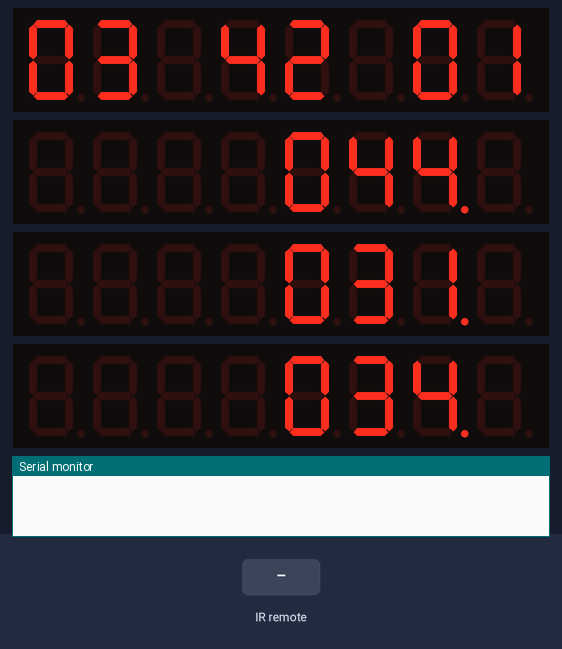
This sketch was run on a simulated Arduino Uno, built with avr-gcc and run on an emulated ATmega328P. Parts: 4 × 8-digit seven-segment display, the last lines printed to the serial monitor. The inputs (shaded band) are chosen by the test bench. The local clock reads 2024-03-15 10:24:30 at power-on unless the sketch sets it.

Above: at 0.1 s.
At 1.2 s:
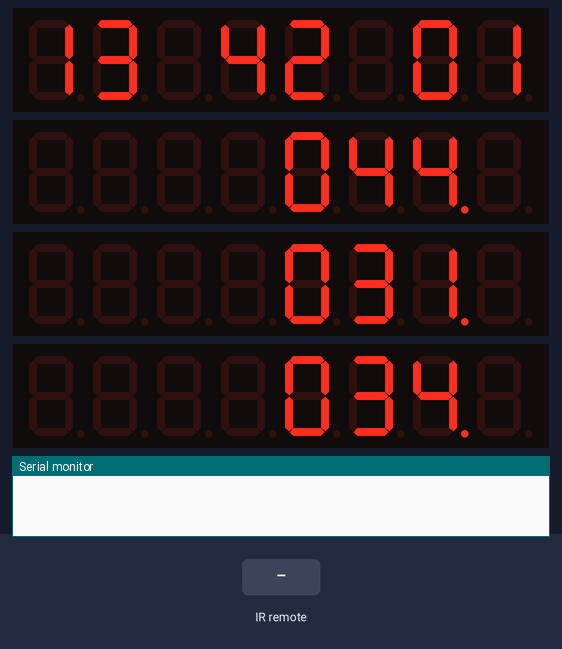
1.3 s: infrared code 0x38863BC0 received
At 2.8 s:
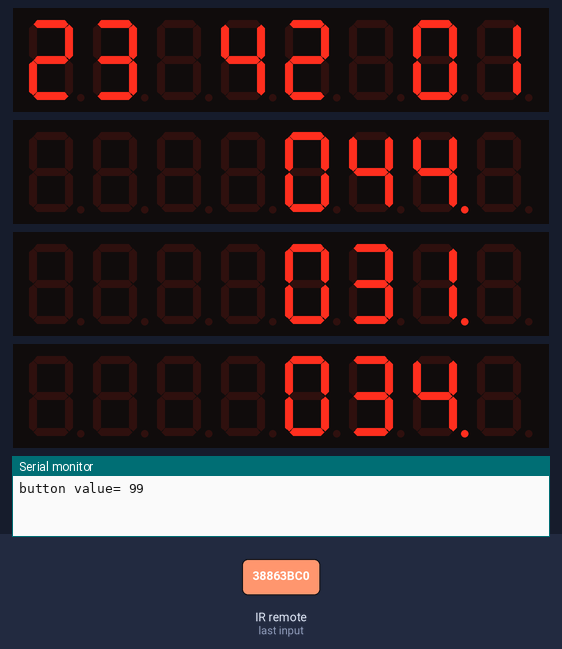
3.5 s: infrared code 0x38863BDC received
Timing chart, 0 to 6.5 s (numbered marks = the images above; inputs shaded):
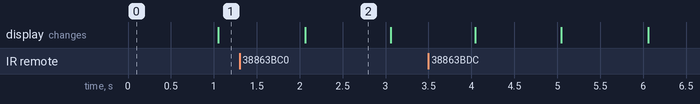

The sketch:

mosqueclock.ino
```cpp
// created by Sazzad Hossain
//A4 , A5 pin for i2c communication

#include <IRremote.h>
#include<Wire.h>
#include<RTClib.h>
#include <LedControl.h>

int RECV_PIN = 2;
IRrecv irrecv(RECV_PIN);
decode_results results;

RTC_DS1307 rtc;   //DS3231 are jonnou RTC_DS1307 aita lekha lagbe
int hour,hour24,minutes,seconds,h,m,s,h2,s2,m2;
  // int fojorh,fojorm,johorh,johorm,asorh,asorm,magribh,magribm,ashah,asham;
byte button,state;
int fojor,johor,asor,magrib,asha;


// Pin assignments
int DIN = 13;  // Data In
int CS = 12;   // Chip Select
int CLK = 11;  // Clock

// Create a LedControl object
LedControl lc = LedControl(DIN, CLK, CS, 6);  // (DataIn, CLK, Load, Number of MAX7219)

void setup() {
  for(int i=0;i<6;i++)
  {

   lc.shutdown(i, false);  // wake up call   NORMALLY OFF THAKE AITAKE ON KORTE HOI
   lc.setIntensity(i, 8);    // brightness 0 to 15;
   lc.clearDisplay(i);   // clear the display
  }
  irrecv.enableIRIn();   // Start the receiver
  rtc.begin();
  Serial.begin(9600);
  //rtc.adjust(DateTime(F(__DATE__), F(__TIME__)));
/*
fojorh=4;
fojorm=35;
johorh=1;
johorm=30;
asorh=4;
asorm=15;
magribh=7;
magribm=45;
ashah=8;
asham=45;
*/
fojor= 280;
johor=90;
asor=270;
magrib=400;
asha=510;

}

void loop() {


  DateTime present = rtc.now();
  hour24=present.hour();
  minutes=present.minute();
  seconds=present.second();

  if(hour24>12)     // 24 hour to 12 hour convert
  { hour=hour24-12;}
  else hour=hour24;


  h=hour/10;
  h2=hour%10;
  m=minutes/10;
  m2=minutes%10;
  s=seconds/10;
  s2=seconds%10;
  //lc.setDigit(0, 0, 1, false);  == (address of display, digit position, value, decimal point or dot (.) )
// time
  lc.setDigit(0, 0, h, false);
  lc.setDigit(0, 1, h2, false);
  //lc.setDigit(0, 2, 3, false);
  lc.setDigit(0, 3, m, false);
  lc.setDigit(0, 4, m2, false);
  //lc.setDigit(0, 5, 6, false);
  lc.setDigit(0, 6, s, false);
  lc.setDigit(0, 7, s2, false);

    if (irrecv.decode(&results))
    {
    //Serial.println(results.value, HEX);
    irrecv.resume(); // Receive the next value
    //delay(50);
    button=value();
    Serial.print("button value= ");
    Serial.println(button);

    }


     if(button==10)  // menu
    {
      state=state+1;
      if(state>5)  state=0;
      Serial.print("device= ");
      Serial.println(state);
      button=0;
      //Serial.print("b done");
    }
// increamnet decreament
    if(state==1)
    {
      if(button==20) //p+
      {
        fojor=fojor+1;
        button=0;
      }
      if(button==40) //p-
      {
        fojor=fojor-1;
        button=0;
      }
    }
    //////////
      if(state==2)
    {
      if(button==20) //p+
      {
        johor=johor+1;
        button=0;
      }
      if(button==40) //p-
      {
        johor=johor-1;
        button=0;
      }
    }
    //////////
      if(state==3)
    {
      if(button==20) //p+
      {
        asor=asor+1;
        button=0;
      }
      if(button==40) //p-
      {
        asor=asor-1;
       button=0;
      }
    }
    //////////
      if(state==4)
    {
      if(button==20) //p+
      {
        magrib=magrib+1;
        button=0;
      }
      if(button==40) //p-
      {
        magrib=magrib-1;
        button=0;
      }
    }
    //////////
      if(state==5)
    {
      if(button==20) //p+
      {
        asha=asha+1;
        button=0;
      }
      if(button==40) //p-
      {
        asha=asha-1;
        button=0;
      }
    }

Dig4(1,fojor);    //adress,time(min)
Dig4(2,johor);
Dig4(3,asor);
Dig4(4,magrib);
Dig4(5,asha);

/*
  // fojor time
  dig4(1,fojorh,fojorm);  // (deviceaddress,hour,minute)
  // display johor
  dig4(2,johorh,johorm);
  //asor
  dig4(3,asorh,asorm);
  //magrib
  dig4(4,magribh,magribm);
  // asha
  dig4(5,ashah,asham);
  delay(100);
*/
//button=0;
}
```

function.ino
```cpp
void Dig4(int addres,int min)
{
    int h,m1,m2,m;
    h=min/60;
    m=min%60;
    m1=m/10;
    m2=m%10;

  //lc.setDigit(addres, 0, h, false);
  lc.setDigit(addres, 1, h, 1);
  lc.setDigit(addres, 2, m1, false);
  lc.setDigit(addres, 3, m2, false);

}
//////////////////////////////

int value()
{
  if(results.value == 0x38863BC0) return 99; //>
  else if(results.value == 0x38863BDC)  return 10; //menu
  else if(results.value == 0x38863BF2)  return 20;  //P+
  else if(results.value == 0x38863BFA)  return 40;
  else return 88;
 /*
  else if(results.value == 0x38863BD0)   return 2;
  else if(results.value == 0x38863BF0)   return 3;
  else if(results.value == 0x38863BC8)   return 4;
  else if(results.value == 0x38863BE8)   return 5;
  else if(results.value == 0x38863BD8)   return 6;
  else if(results.value == 0x38863BF8)   return 7;
  else if(results.value == 0x38863BC4)   return 8;
  else if(results.value == 0x38863BE4)   return 9;
  */
}

/*
void dig4(int addres,int hour,int minute)  // (displaynumber,hour,minute)
{  int h,m,h1,m1;
   h=hour/10;
   h1=hour%10;
   m=minute/10;
   m1=minute%10;

  lc.setDigit(addres, 0, h, false);
  lc.setDigit(addres, 1, h1, 1);
  lc.setDigit(addres, 2, m, false);
  lc.setDigit(addres, 3, m1, false);
}
*/
```
